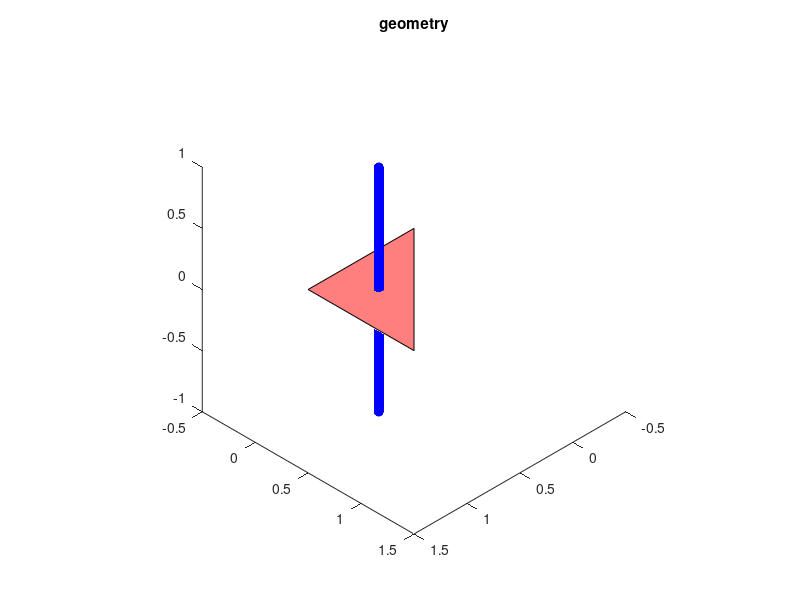

MATLAB code to generate this figure: (Note: this script raises an error after producing the figure.)
clear variables, close all

%% Calculate the integral of 1/r over the triangle [0 0 0; 1 0 0; 1 1 0].
% The integration points belongs to a line orthogonal to the triangle,
% passing through the triangle barycenter

% Definition of triangle. Note that the vertice coordinates are in 3d (to
% that the triangle can be arbitrarily oriented and traslated in the 3d
% space)
V = [0 0 0; 1 0 0; 1 1 0];

% get the triangle barycenter
B = mean(V,1);

% number of field points. Let's keep big to measure the CPU time
npt = 5001;

% define the varying z coordinate
z = linspace(-1,1,npt);

% define the field points
Q = [repmat(B(1:2),npt,1) z(:)];

% plot the triangle and the field points
figure; hold all
patch('Faces',[1 2 3],'Vertices',V,'FaceColor','r','EdgeColor','k','FaceAlpha',.5);
plot3(Q(:,1),Q(:,2),Q(:,3),'bo','MarkerFaceColor','b');
view([1 1 1])
axis equal
title('geometry')

% now start the integration. Note that INT_GREEN3D_TRI and INT_GREEN3D_POLY
% accept multiple field points as input

% integration over triangle
t0 = tic;
[Itri,Igradtri] = int_green3d_tri(Q,V);
ttri = toc(t0);

% integration over a polygon
t0 = tic;
[Ipoly,Igradpoly] = int_green3d_poly(Q,V);
tpoly = toc(t0);

% Use the Matlab built-in numerical quadrature QUAD2D
Inum = zeros(npt,1);
t0 = tic;
for i = 1:npt
    fun = @(x,y)1./sqrt((x-Q(i,1)).^2+(y-Q(i,2)).^2+Q(i,3).^2);
    Inum(i) = quad2d(fun,0,1,0,@(x)x,'Singular',true);
end
tnum = toc(t0);

% Use the Matlab built-in numerical quadrature QUAD2D
Igradnum = zeros(npt,3);
t0 = tic;
for i = 1:npt
    funx = @(x,y)(x-Q(i,1))./((x-Q(i,1)).^2+(y-Q(i,2)).^2+Q(i,3).^2).^1.5;
    funy = @(x,y)(y-Q(i,2))./((x-Q(i,1)).^2+(y-Q(i,2)).^2+Q(i,3).^2).^1.5;
    funz = @(x,y)-Q(i,3)./((x-Q(i,1)).^2+(y-Q(i,2)).^2+Q(i,3).^2).^1.5;
    Igradnum(i,1) = quad2d(funx,0,1,0,@(x)x,'Singular',true);
    Igradnum(i,2) = quad2d(funy,0,1,0,@(x)x,'Singular',true);
    Igradnum(i,3) = quad2d(funz,0,1,0,@(x)x,'Singular',true);
end
tnum2 = toc(t0);

% Now compare results
figure, hold all
plot(z,Itri);
plot(z,Ipoly);
plot(z,Inum);
xlabel('z-coordinate')
ylabel('Integral of 1/r');
legend('Analytic triangle','Analytic polygon','Numerical');

% Now compare results
figure
subplot(3,1,1), hold all
plot(z,Igradtri(:,1));
plot(z,Igradpoly(:,1));
plot(z,Igradnum(:,1));
xlabel('z-coordinate')
ylabel('Integral of grad(1/r)_x');
legend('Analytic triangle','Analytic polygon','Numerical');

subplot(3,1,2), hold all
plot(z,Igradtri(:,2));
plot(z,Igradpoly(:,2));
plot(z,Igradnum(:,2));
xlabel('z-coordinate')
ylabel('Integral of grad(1/r)_y');
legend('Analytic triangle','Analytic polygon','Numerical');

subplot(3,1,3), hold all
plot(z,Igradtri(:,3));
plot(z,Igradpoly(:,3));
plot(z,Igradnum(:,3));
xlabel('z-coordinate')
ylabel('Integral of grad(1/r)_z');
legend('Analytic triangle','Analytic polygon','Numerical');

% print timing
fprintf('CPU time (%d points):\n',npt)
fprintf('* Analytic triangle: %f sec\n',ttri);
fprintf('* Analytic polygon: %f sec\n',tpoly);
fprintf('* Numerical quad2d 1/r: %f sec\n',tnum);
fprintf('* Numerical quad2d grad(1/r): %f sec\n',tnum2);
